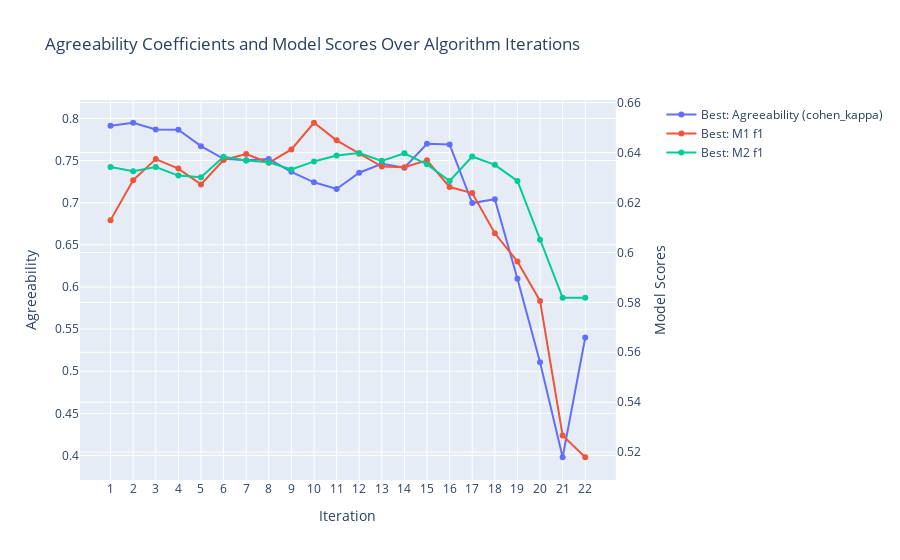

Notebook code cell kept with this figure:
### Code cell
rfc_logit.interactive_plot()

### Figure 1 — Plotly figure (JSON) as saved in the notebook; plotly's stock layout.template omitted (floating-point values rounded to 4 significant figures)
{"data": [{"hoverinfo": "text", "hovertext": ["<br> Best: Agreeability (cohen_kappa): <br> 0.7913 <br> All: Mean Agreeability (cohen_kappa): <br> 0.7913 <br> All: Agreeability St. Dev.: <br> 0.0000", "<br> Best: Agreeability (cohen_kappa): <br> 0.7948 <br> All: Mean Agreeability (cohen_kappa): <br> 0.7718 <br> All: Agreeability St. Dev.: <br> 0.0241", "<br> Best: Agreeability (cohen_kappa): <br> 0.7868 <br> All: Mean Agreeability (cohen_kappa): <br> 0.7523 <br> All: Agreeability St. Dev.: <br> 0.0227", "<br> Best: Agreeability (cohen_kappa): <br> 0.7866 <br> All: Mean Agreeability (cohen_kappa): <br> 0.7487 <br> All: Agreeability St. Dev.: <br> 0.0226", "<br> Best: Agreeability (cohen_kappa): <br> 0.7670 <br> All: Mean Agreeability (cohen_kappa): <br> 0.7513 <br> All: Agreeability St. Dev.: <br> 0.0338", "<br> Best: Agreeability (cohen_kappa): <br> 0.7520 <br> All: Mean Agreeability (cohen_kappa): <br> 0.7317 <br> All: Agreeability St. Dev.: <br> 0.0375", "<br> Best: Agreeability (cohen_kappa): <br> 0.7502 <br> All: Mean Agreeability (cohen_kappa): <br> 0.7251 <br> All: Agreeability St. Dev.: <br> 0.0411", "<br> Best: Agreeability (cohen_kappa): <br> 0.7517 <br> All: Mean Agreeability (cohen_kappa): <br> 0.7307 <br> All: Agreeability St. Dev.: <br> 0.0397", "<br> Best: Agreeability (cohen_kappa): <br> 0.7366 <br> All: Mean Agreeability (cohen_kappa): <br> 0.7226 <br> All: Agreeability St. Dev.: <br> 0.0396", "<br> Best: Agreeability (cohen_kappa): <br> 0.7242 <br> All: Mean Agreeability (cohen_kappa): <br> 0.7104 <br> All: Agreeability St. Dev.: <br> 0.0442", "<br> Best: Agreeability (cohen_kappa): <br> 0.7163 <br> All: Mean Agreeability (cohen_kappa): <br> 0.6933 <br> All: Agreeability St. Dev.: <br> 0.0446", "<br> Best: Agreeability (cohen_kappa): <br> 0.7355 <br> All: Mean Agreeability (cohen_kappa): <br> 0.6838 <br> All: Agreeability St. Dev.: <br> 0.0381", "<br> Best: Agreeability (cohen_kappa): <br> 0.7461 <br> All: Mean Agreeability (cohen_kappa): <br> 0.7006 <br> All: Agreeability St. Dev.: <br> 0.0445", "<br> Best: Agreeability (cohen_kappa): <br> 0.7414 <br> All: Mean Agreeability (cohen_kappa): <br> 0.7116 <br> All: Agreeability St. Dev.: <br> 0.0344", "<br> Best: Agreeability (cohen_kappa): <br> 0.7698 <br> All: Mean Agreeability (cohen_kappa): <br> 0.6935 <br> All: Agreeability St. Dev.: <br> 0.0564", "<br> Best: Agreeability (cohen_kappa): <br> 0.7690 <br> All: Mean Agreeability (cohen_kappa): <br> 0.7057 <br> All: Agreeability St. Dev.: <br> 0.0494", "<br> Best: Agreeability (cohen_kappa): <br> 0.6995 <br> All: Mean Agreeability (cohen_kappa): <br> 0.7141 <br> All: Agreeability St. Dev.: <br> 0.0401", "<br> Best: Agreeability (cohen_kappa): <br> 0.7042 <br> All: Mean Agreeability (cohen_kappa): <br> 0.5988 <br> All: Agreeability St. Dev.: <br> 0.0665", "<br> Best: Agreeability (cohen_kappa): <br> 0.6098 <br> All: Mean Agreeability (cohen_kappa): <br> 0.5757 <br> All: Agreeability St. Dev.: <br> 0.0604", "<br> Best: Agreeability (cohen_kappa): <br> 0.5107 <br> All: Mean Agreeability (cohen_kappa): <br> 0.4488 <br> All: Agreeability St. Dev.: <br> 0.0923", "<br> Best: Agreeability (cohen_kappa): <br> 0.3980 <br> All: Mean Agreeability (cohen_kappa): <br> 0.2465 <br> All: Agreeability St. Dev.: <br> 0.1526", "<br> Best: Agreeability (cohen_kappa): <br> 0.5400 <br> All: Mean Agreeability (cohen_kappa): <br> 0.2135 <br> All: Agreeability St. Dev.: <br> 0.3265"], "mode": "lines+markers", "name": "Best: Agreeability (cohen_kappa)", "type": "scatter", "x": [1, 2, 3, 4, 5, 6, 7, 8, 9, 10, 11, 12, 13, 14, 15, 16, 17, 18, 19, 20, 21, 22], "xaxis": "x", "y": [0.7913, 0.7948, 0.7868, 0.7866, 0.767, 0.752, 0.7502, 0.7517, 0.7366, 0.7242, 0.7163, 0.7355, 0.7461, 0.7414, 0.7698, 0.769, 0.6995, 0.7042, 0.6098, 0.5107, 0.398, 0.54], "yaxis": "y"}, {"hoverinfo": "text", "hovertext": ["<br> Best: M1 f1: <br> 0.6129 <br> All: M1 Mean f1: <br> 0.6129 <br> All: M1 STD f1: <br> 0.0000", "<br> Best: M1 f1: <br> 0.6289 <br> All: M1 Mean f1: <br> 0.6119 <br> All: M1 STD f1: <br> 0.0093", "<br> Best: M1 f1: <br> 0.6374 <br> All: M1 Mean f1: <br> 0.6203 <br> All: M1 STD f1: <br> 0.0116", "<br> Best: M1 f1: <br> 0.6336 <br> All: M1 Mean f1: <br> 0.6246 <br> All: M1 STD f1: <br> 0.0076", "<br> Best: M1 f1: <br> 0.6272 <br> All: M1 Mean f1: <br> 0.6161 <br> All: M1 STD f1: <br> 0.0105", "<br> Best: M1 f1: <br> 0.6371 <br> All: M1 Mean f1: <br> 0.6169 <br> All: M1 STD f1: <br> 0.0122", "<br> Best: M1 f1: <br> 0.6394 <br> All: M1 Mean f1: <br> 0.6235 <br> All: M1 STD f1: <br> 0.0161", "<br> Best: M1 f1: <br> 0.6359 <br> All: M1 Mean f1: <br> 0.6230 <br> All: M1 STD f1: <br> 0.0105", "<br> Best: M1 f1: <br> 0.6413 <br> All: M1 Mean f1: <br> 0.6248 <br> All: M1 STD f1: <br> 0.0112", "<br> Best: M1 f1: <br> 0.6520 <br> All: M1 Mean f1: <br> 0.6262 <br> All: M1 STD f1: <br> 0.0153", "<br> Best: M1 f1: <br> 0.6449 <br> All: M1 Mean f1: <br> 0.6217 <br> All: M1 STD f1: <br> 0.0152", "<br> Best: M1 f1: <br> 0.6395 <br> All: M1 Mean f1: <br> 0.6224 <br> All: M1 STD f1: <br> 0.0139", "<br> Best: M1 f1: <br> 0.6344 <br> All: M1 Mean f1: <br> 0.6170 <br> All: M1 STD f1: <br> 0.0147", "<br> Best: M1 f1: <br> 0.6341 <br> All: M1 Mean f1: <br> 0.6125 <br> All: M1 STD f1: <br> 0.0137", "<br> Best: M1 f1: <br> 0.6369 <br> All: M1 Mean f1: <br> 0.6162 <br> All: M1 STD f1: <br> 0.0141", "<br> Best: M1 f1: <br> 0.6262 <br> All: M1 Mean f1: <br> 0.6121 <br> All: M1 STD f1: <br> 0.0099", "<br> Best: M1 f1: <br> 0.6238 <br> All: M1 Mean f1: <br> 0.6110 <br> All: M1 STD f1: <br> 0.0105", "<br> Best: M1 f1: <br> 0.6077 <br> All: M1 Mean f1: <br> 0.5842 <br> All: M1 STD f1: <br> 0.0208", "<br> Best: M1 f1: <br> 0.5963 <br> All: M1 Mean f1: <br> 0.5728 <br> All: M1 STD f1: <br> 0.0266", "<br> Best: M1 f1: <br> 0.5806 <br> All: M1 Mean f1: <br> 0.5384 <br> All: M1 STD f1: <br> 0.0322", "<br> Best: M1 f1: <br> 0.5267 <br> All: M1 Mean f1: <br> 0.4562 <br> All: M1 STD f1: <br> 0.0521", "<br> Best: M1 f1: <br> 0.5179 <br> All: M1 Mean f1: <br> 0.4272 <br> All: M1 STD f1: <br> 0.0907"], "mode": "lines+markers", "name": "Best: M1 f1", "type": "scatter", "x": [1, 2, 3, 4, 5, 6, 7, 8, 9, 10, 11, 12, 13, 14, 15, 16, 17, 18, 19, 20, 21, 22], "xaxis": "x", "y": [0.6129, 0.6289, 0.6374, 0.6336, 0.6272, 0.6371, 0.6394, 0.6359, 0.6413, 0.652, 0.6449, 0.6395, 0.6344, 0.6341, 0.6369, 0.6262, 0.6238, 0.6077, 0.5963, 0.5806, 0.5267, 0.5179], "yaxis": "y2"}, {"hoverinfo": "text", "hovertext": ["<br> Best: M2 f1: <br> 0.6342 <br> All: M2 Mean f1: <br> 0.6342 <br> All: M2 STD f1: <br> 0.0000", "<br> Best: M2 f1: <br> 0.6325 <br> All: M2 Mean f1: <br> 0.6223 <br> All: M2 STD f1: <br> 0.0065", "<br> Best: M2 f1: <br> 0.6342 <br> All: M2 Mean f1: <br> 0.6214 <br> All: M2 STD f1: <br> 0.0065", "<br> Best: M2 f1: <br> 0.6308 <br> All: M2 Mean f1: <br> 0.6202 <br> All: M2 STD f1: <br> 0.0077", "<br> Best: M2 f1: <br> 0.6302 <br> All: M2 Mean f1: <br> 0.6205 <br> All: M2 STD f1: <br> 0.0070", "<br> Best: M2 f1: <br> 0.6383 <br> All: M2 Mean f1: <br> 0.6214 <br> All: M2 STD f1: <br> 0.0114", "<br> Best: M2 f1: <br> 0.6368 <br> All: M2 Mean f1: <br> 0.6269 <br> All: M2 STD f1: <br> 0.0071", "<br> Best: M2 f1: <br> 0.6361 <br> All: M2 Mean f1: <br> 0.6280 <br> All: M2 STD f1: <br> 0.0070", "<br> Best: M2 f1: <br> 0.6332 <br> All: M2 Mean f1: <br> 0.6257 <br> All: M2 STD f1: <br> 0.0076", "<br> Best: M2 f1: <br> 0.6365 <br> All: M2 Mean f1: <br> 0.6245 <br> All: M2 STD f1: <br> 0.0086", "<br> Best: M2 f1: <br> 0.6389 <br> All: M2 Mean f1: <br> 0.6281 <br> All: M2 STD f1: <br> 0.0067", "<br> Best: M2 f1: <br> 0.6398 <br> All: M2 Mean f1: <br> 0.6251 <br> All: M2 STD f1: <br> 0.0093", "<br> Best: M2 f1: <br> 0.6367 <br> All: M2 Mean f1: <br> 0.6253 <br> All: M2 STD f1: <br> 0.0080", "<br> Best: M2 f1: <br> 0.6397 <br> All: M2 Mean f1: <br> 0.6266 <br> All: M2 STD f1: <br> 0.0067", "<br> Best: M2 f1: <br> 0.6353 <br> All: M2 Mean f1: <br> 0.6241 <br> All: M2 STD f1: <br> 0.0078", "<br> Best: M2 f1: <br> 0.6286 <br> All: M2 Mean f1: <br> 0.6178 <br> All: M2 STD f1: <br> 0.0082", "<br> Best: M2 f1: <br> 0.6384 <br> All: M2 Mean f1: <br> 0.6190 <br> All: M2 STD f1: <br> 0.0104", "<br> Best: M2 f1: <br> 0.6351 <br> All: M2 Mean f1: <br> 0.6110 <br> All: M2 STD f1: <br> 0.0185", "<br> Best: M2 f1: <br> 0.6286 <br> All: M2 Mean f1: <br> 0.6142 <br> All: M2 STD f1: <br> 0.0149", "<br> Best: M2 f1: <br> 0.6051 <br> All: M2 Mean f1: <br> 0.5676 <br> All: M2 STD f1: <br> 0.0234", "<br> Best: M2 f1: <br> 0.5818 <br> All: M2 Mean f1: <br> 0.5771 <br> All: M2 STD f1: <br> 0.0067", "<br> Best: M2 f1: <br> 0.5818 <br> All: M2 Mean f1: <br> 0.5180 <br> All: M2 STD f1: <br> 0.0638"], "mode": "lines+markers", "name": "Best: M2 f1", "type": "scatter", "x": [1, 2, 3, 4, 5, 6, 7, 8, 9, 10, 11, 12, 13, 14, 15, 16, 17, 18, 19, 20, 21, 22], "xaxis": "x", "y": [0.6342, 0.6325, 0.6342, 0.6308, 0.6302, 0.6383, 0.6368, 0.6361, 0.6332, 0.6365, 0.6389, 0.6398, 0.6367, 0.6397, 0.6353, 0.6286, 0.6384, 0.6351, 0.6286, 0.6051, 0.5818, 0.5818], "yaxis": "y2"}], "layout": {"hovermode": "closest", "title": {"text": "Agreeability Coefficients and Model Scores Over Algorithm Iterations"}, "xaxis": {"anchor": "y", "domain": [0, 0.94], "title": {"text": "Iteration"}, "type": "category"}, "yaxis": {"anchor": "x", "domain": [0, 1], "title": {"text": "Agreeability"}}, "yaxis2": {"anchor": "x", "overlaying": "y", "side": "right", "title": {"text": "Model Scores"}}}}
